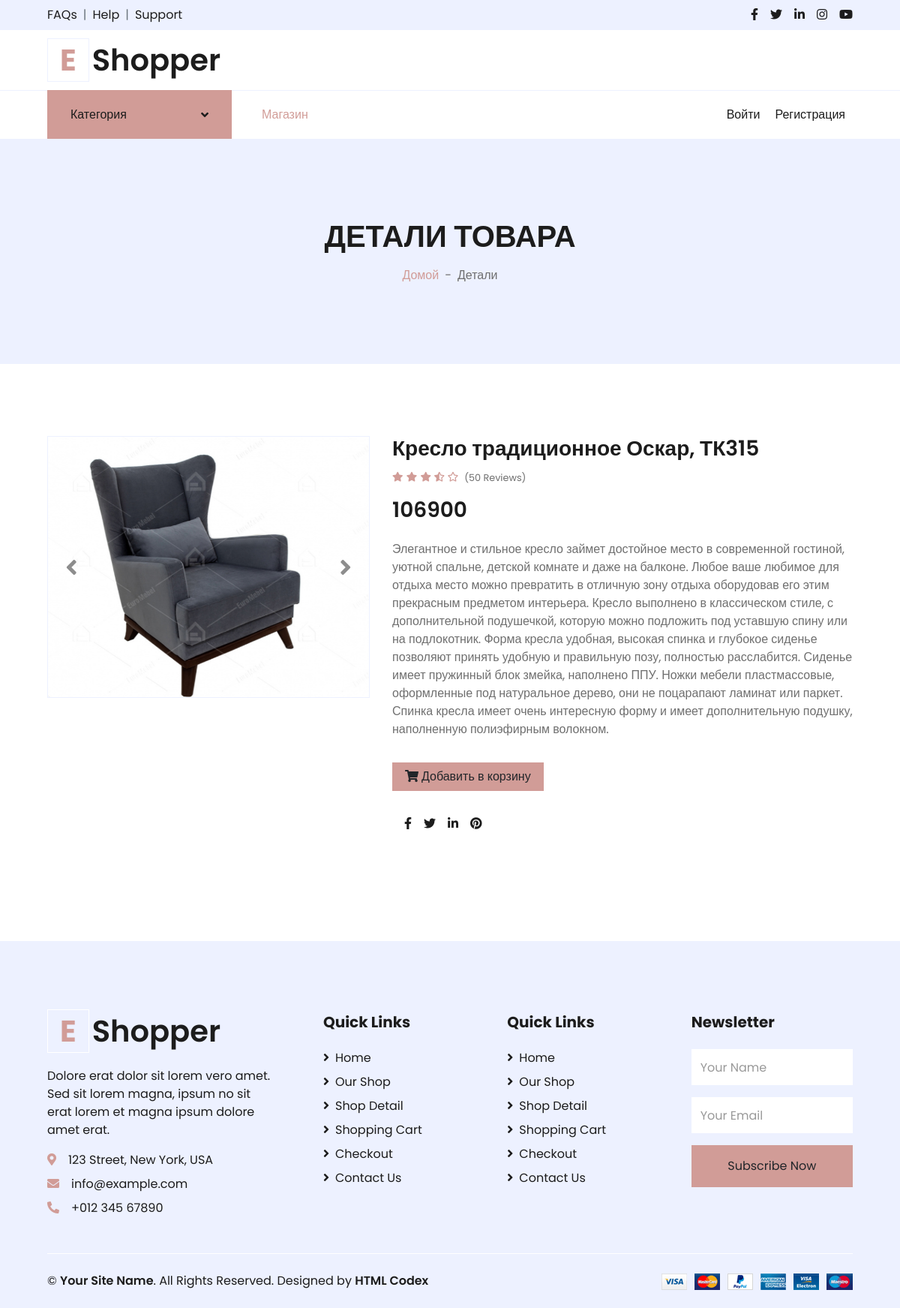
/details/4/, run on the app's committed database.
### core/models.py (models this page shows, shortened)
class Furniture(models.Model):
    photo = models.ImageField(upload_to="photos/%Y/%m/%d/", verbose_name="Фото")
    category = models.ForeignKey("Category", on_delete=models.CASCADE, verbose_name="Категория")
    name = models.CharField(max_length=100, verbose_name="Название")
    price = models.IntegerField(verbose_name="Цена")
    created_at = models.DateTimeField(auto_now_add=True,verbose_name="Создано")
    updated_at = models.DateTimeField(auto_now=True,verbose_name="Последний изм.")
    rating = models.IntegerField(default=5,verbose_name="rating")
    published_status = models.IntegerField(default=0, verbose_name="Публиковать?")
    desc = models.TextField(verbose_name="Описание")
    class Meta:
        verbose_name = "Мебель"
        verbose_name_plural = "Мебели"

### core/views.py (the view)
# urls.py: path('details/<int:id>/', details, name = 'details'),
def details(request,id):
    category = Category.objects.all()
    books = get_object_or_404(Furniture,id=id)
    context={
        "category":category,
        "books":books
    }
    return render(request, "core/detail.html", context)

### core/templates/core/detail.html (shortened to what this page needs)
{% load static %}
<!DOCTYPE html>
<html lang="en">
<head>
    <link href="https://cdnjs.cloudflare.com/ajax/libs/font-awesome/5.10.0/css/all.min.css" rel="stylesheet">
    <link href="{% static 'core/lib/owlcarousel/assets/owl.carousel.min.css' %}" rel="stylesheet">
    <link href="{% static 'core/css/style.css' %}" rel="stylesheet">
</head>
<body>
    <div class="container-fluid">
        <div class="row bg-secondary py-2 px-xl-5">
            <div class="col-lg-6 d-none d-lg-block">
                <div class="d-inline-flex align-items-center">
                    <a class="text-dark" href="">FAQs</a>
                    <span class="text-muted px-2">|</span>
                    <a class="text-dark" href="">Help</a>
                    <span class="text-muted px-2">|</span>
                    <a class="text-dark" href="">Support</a>
                </div>
            </div>
            <div class="col-lg-6 text-center text-lg-right">
                <div class="d-inline-flex align-items-center">
                    <a class="text-dark px-2" href="">
                        <i class="fab fa-facebook-f"></i>
                    </a>
                    <a class="text-dark px-2" href="">
                        <i class="fab fa-twitter"></i>
                    </a>
                    <a class="text-dark px-2" href="">
                        <i class="fab fa-linkedin-in"></i>
                    </a>
                    <a class="text-dark px-2" href="">
                        <i class="fab fa-instagram"></i>
                    </a>
                    <a class="text-dark pl-2" href="">
                        <i class="fab fa-youtube"></i>
                    </a>
                </div>
            </div>
        </div>
        <div class="row align-items-center py-3 px-xl-5">
            <div class="col-lg-3 d-none d-lg-block">
                <a href="" class="text-decoration-none">
                    <h1 class="m-0 display-5 font-weight-semi-bold"><span class="text-primary font-weight-bold border px-3 mr-1">E</span>Shopper</h1>
                </a>
            </div>
        </div>
    </div>
    <div class="container-fluid">
        <div class="row border-top px-xl-5">
            <div class="col-lg-3 d-none d-lg-block">
                <a class="btn shadow-none d-flex align-items-center justify-content-between bg-primary text-white w-100" data-toggle="collapse" href="#navbar-vertical" style="height: 65px; margin-top: -1px; padding: 0 30px;">
                    <h6 class="m-0">Категория</h6>
                    <i class="fa fa-angle-down text-dark"></i>
                </a>
            </div>
            <div class="col-lg-9">
                <nav class="navbar navbar-expand-lg bg-light navbar-light py-3 py-lg-0 px-0">
                    <div class="collapse navbar-collapse justify-content-between" id="navbarCollapse">
                         <div class="navbar-nav mr-auto py-0">
                            <a href="{% url 'home' %}" class="nav-item nav-link active">Магазин</a>
                        </div>
                        <div class="navbar-nav ml-auto py-0">
                        {% if not request.user.is_authenticated %}
                            <a href="{% url 'login' %}" class="nav-item nav-link">Войти</a>
                            <a href="{% url 'registration' %}" class="nav-item nav-link">Регистрация</a>
                        {% endif %}
                        </div>
                    </div>
                </nav>
            </div>
        </div>
    </div>
    <div class="container-fluid bg-secondary mb-5">
        <div class="d-flex flex-column align-items-center justify-content-center" style="min-height: 300px">
            <h1 class="font-weight-semi-bold text-uppercase mb-3">Детали Товара</h1>
            <div class="d-inline-flex">
                <p class="m-0"><a href="">Домой</a></p>
                <p class="m-0 px-2">-</p>
                <p class="m-0">Детали</p>
            </div>
        </div>
    </div>
    <div class="container-fluid py-5">
        <div class="row px-xl-5">
            <div class="col-lg-5 pb-5">
                <div id="product-carousel" class="carousel slide" data-ride="carousel">
                    <div class="carousel-inner border">
                        <div class="carousel-item active">
                            <img class="w-100 h-100" src="{{ books.photo.url }}" alt="Image">
                        </div>
                    </div>
                    <a class="carousel-control-prev" href="#product-carousel" data-slide="prev">
                        <i class="fa fa-2x fa-angle-left text-dark"></i>
                    </a>
                    <a class="carousel-control-next" href="#product-carousel" data-slide="next">
                        <i class="fa fa-2x fa-angle-right text-dark"></i>
                    </a>
                </div>
            </div>
            <div class="col-lg-7 pb-5">
                <h3 class="font-weight-semi-bold">{{ books.name }}</h3>
                <div class="d-flex mb-3">
                    <div class="text-primary mr-2">
                        <small class="fas fa-star"></small>
                        <small class="fas fa-star"></small>
                        <small class="fas fa-star"></small>
                        <small class="fas fa-star-half-alt"></small>
                        <small class="far fa-star"></small>
                    </div>
                    <small class="pt-1">(50 Reviews)</small>
                </div>
                <h3 class="font-weight-semi-bold mb-4">{{books.price}}</h3>
                <p class="mb-4">{{ books.desc }}</p>
                <div class="d-flex align-items-center mb-4 pt-2">
                   <a href="{% url 'card_add' books.id %}"><button class="btn btn-primary px-3"><i class="fa fa-shopping-cart mr-1"></i>Добавить в корзину</button></a>
                </div>
                <div class="d-flex pt-2">
                    <div class="d-inline-flex">
                        <a class="text-dark px-2" href="">
                            <i class="fab fa-facebook-f"></i>
                        </a>
                        <a class="text-dark px-2" href="">
                            <i class="fab fa-twitter"></i>
                        </a>
                        <a class="text-dark px-2" href="">
                            <i class="fab fa-linkedin-in"></i>
                        </a>
                        <a class="text-dark px-2" href="">
                            <i class="fab fa-pinterest"></i>
                        </a>
                    </div>
                </div>
            </div>
        </div>
    </div>
    <div class="container-fluid bg-secondary text-dark mt-5 pt-5">
        <div class="row px-xl-5 pt-5">
            <div class="col-lg-4 col-md-12 mb-5 pr-3 pr-xl-5">
                <a href="" class="text-decoration-none">
                    <h1 class="mb-4 display-5 font-weight-semi-bold"><span class="text-primary font-weight-bold border border-white px-3 mr-1">E</span>Shopper</h1>
                </a>
                <p>Dolore erat dolor sit lorem vero amet. Sed sit lorem magna, ipsum no sit erat lorem et magna ipsum dolore amet erat.</p>
                <p class="mb-2"><i class="fa fa-map-marker-alt text-primary mr-3"></i>123 Street, New York, USA</p>
                <p class="mb-2"><i class="fa fa-envelope text-primary mr-3"></i>info@example.com</p>
                <p class="mb-0"><i class="fa fa-phone-alt text-primary mr-3"></i>+012 345 67890</p>
            </div>
            <div class="col-lg-8 col-md-12">
                <div class="row">
                    <div class="col-md-4 mb-5">
                        <h5 class="font-weight-bold text-dark mb-4">Quick Links</h5>
                        <div class="d-flex flex-column justify-content-start">
                            <a class="text-dark mb-2" href="index.html"><i class="fa fa-angle-right mr-2"></i>Home</a>
                            <a class="text-dark mb-2" href="shop.html"><i class="fa fa-angle-right mr-2"></i>Our Shop</a>
                            <a class="text-dark mb-2" href="detail.html"><i class="fa fa-angle-right mr-2"></i>Shop Detail</a>
                            <a class="text-dark mb-2" href="cart.html"><i class="fa fa-angle-right mr-2"></i>Shopping Cart</a>
                            <a class="text-dark mb-2" href="checkout.html"><i class="fa fa-angle-right mr-2"></i>Checkout</a>
                            <a class="text-dark" href="contact.html"><i class="fa fa-angle-right mr-2"></i>Contact Us</a>
                        </div>
                    </div>
                    <div class="col-md-4 mb-5">
                        <h5 class="font-weight-bold text-dark mb-4">Quick Links</h5>
                        <div class="d-flex flex-column justify-content-start">
                            <a class="text-dark mb-2" href="index.html"><i class="fa fa-angle-right mr-2"></i>Home</a>
                            <a class="text-dark mb-2" href="shop.html"><i class="fa fa-angle-right mr-2"></i>Our Shop</a>
                            <a class="text-dark mb-2" href="detail.html"><i class="fa fa-angle-right mr-2"></i>Shop Detail</a>
                            <a class="text-dark mb-2" href="cart.html"><i class="fa fa-angle-right mr-2"></i>Shopping Cart</a>
                            <a class="text-dark mb-2" href="checkout.html"><i class="fa fa-angle-right mr-2"></i>Checkout</a>
                            <a class="text-dark" href="contact.html"><i class="fa fa-angle-right mr-2"></i>Contact Us</a>
                        </div>
                    </div>
                    <div class="col-md-4 mb-5">
                        <h5 class="font-weight-bold text-dark mb-4">Newsletter</h5>
                        <form action="">
                            <div class="form-group">
                                <input type="text" class="form-control border-0 py-4" placeholder="Your Name" required="required" />
                            </div>
                            <div class="form-group">
                                <input type="email" class="form-control border-0 py-4" placeholder="Your Email"
                                    required="required" />
                            </div>
                            <div>
                                <button class="btn btn-primary btn-block border-0 py-3" type="submit">Subscribe Now</button>
                            </div>
                        </form>
                    </div>
                </div>
            </div>
        </div>
        <div class="row border-top border-light mx-xl-5 py-4">
            <div class="col-md-6 px-xl-0">
                <p class="mb-md-0 text-center text-md-left text-dark">
                    &copy; <a class="text-dark font-weight-semi-bold" href="#">Your Site Name</a>. All Rights Reserved. Designed
                    by
                    <a class="text-dark font-weight-semi-bold" href="https://htmlcodex.com">HTML Codex</a>
                </p>
            </div>
            <div class="col-md-6 px-xl-0 text-center text-md-right">
                <img class="img-fluid" src="img/payments.png" alt="">
            </div>
        </div>
    </div>
</body>
</html>

### data on the page
Furniture: photo (picture), name "Кресло традиционное Оскар, ТК315", price "106900", desc "Элегантное и стильное кресло займет достойное место в современной гостиной, уютной спальне, детской комнате и даже на балконе. Любое ваше любимое для отдыха место можно превратить в отличную зону отдыха оборудовав его этим прекрасным предметом интерьера. Кресло выполнено в классическом стиле, с дополнительной подушечкой, которую можно подложить под уставшую спину или на подлокотник. Форма кресла удобная, высокая спинка и глубокое сиденье позволяют принять удобную и правильную позу, полностью расслабится. Сиденье имеет пружинный блок змейка, наполнено ППУ. Ножки мебели пластмассовые, оформленные под натуральное дерево, они не поцарапают ламинат или паркет. Спинка кресла имеет очень…"
